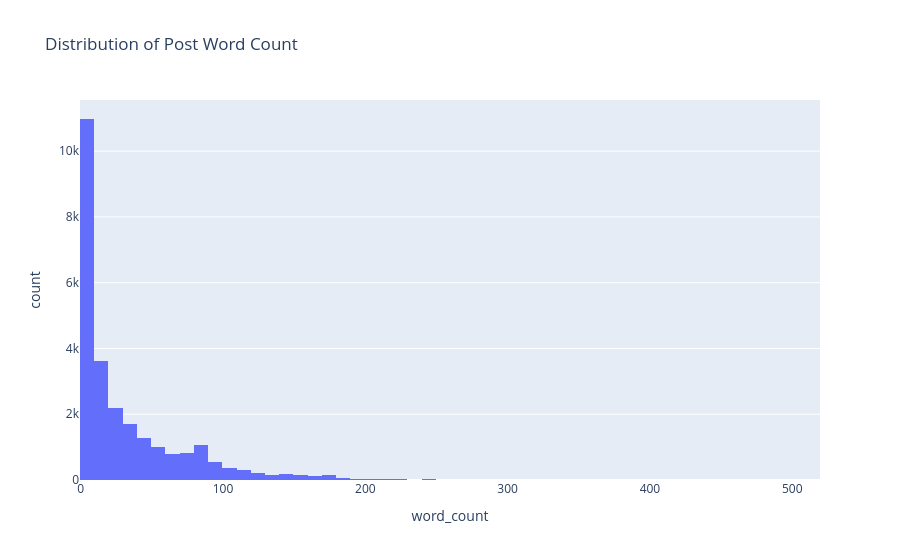

The cell this chart's notebook holds for it:
### Markdown cell above
## Content Length Analysis

### Code cell
df_text = df[df["content"].notna()].copy()
df_text["word_count"] = df_text["content"].str.split().str.len()
df_text["char_count"] = df_text["content"].str.len()

px.histogram(df_text, x="word_count", nbins=60, title="Distribution of Post Word Count")

### Figure 1 — Plotly figure (JSON) as saved in the notebook; plotly's stock layout.template omitted (floating-point values rounded to 4 significant figures; data arrays with more than 128 entries replaced by an {"elided": "..."} marker saying what was removed)
{"data": [{"alignmentgroup": "True", "bingroup": "x", "hovertemplate": "word_count=%{x}<br>count=%{y}<extra></extra>", "legendgroup": "", "marker": {"color": "#636efa", "pattern": {"shape": ""}}, "name": "", "nbinsx": 60, "offsetgroup": "", "orientation": "v", "showlegend": false, "type": "histogram", "x": {"elided": "25983 int values"}, "xaxis": "x", "yaxis": "y"}], "layout": {"barmode": "relative", "legend": {"tracegroupgap": 0}, "title": {"text": "Distribution of Post Word Count"}, "xaxis": {"anchor": "y", "domain": [0, 1], "title": {"text": "word_count"}}, "yaxis": {"anchor": "x", "domain": [0, 1], "title": {"text": "count"}}}}
